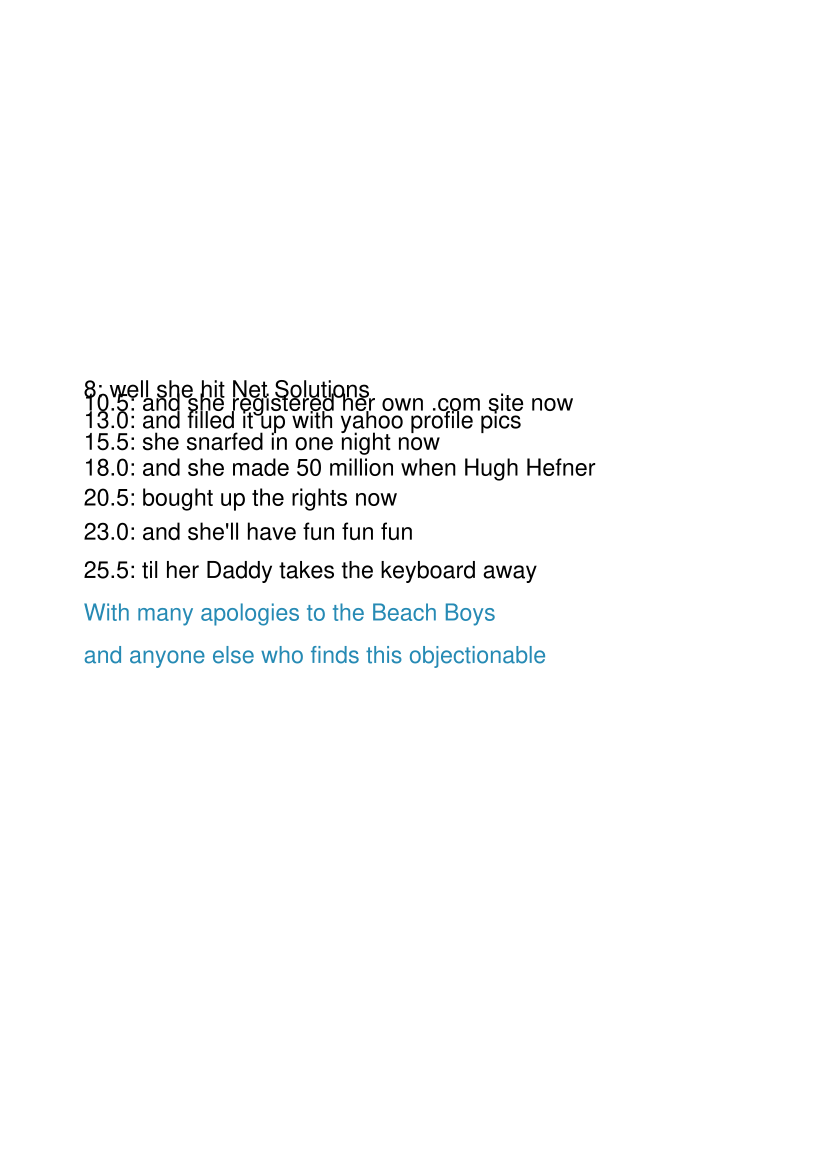

Python code for this plot:
from reportlab.pdfgen.canvas import Canvas
from reportlab.lib.units import inch, cm
from reportlab.lib.pagesizes import A4


def translate(canvas):
    canvas.translate(2*cm, 12*cm)


def scale(canvas):
    canvas.scale(1.2, 1.2)


lyrics = str('''well she hit Net Solutions
and she registered her own .com site now
and filled it up with yahoo profile pics
she snarfed in one night now
and she made 50 million when Hugh Hefner
bought up the rights now
and she'll have fun fun fun
til her Daddy takes the keyboard away''')

lyrics = lyrics.split("\n")


def leading_interlines(canvas):
    textobject = canvas.beginText()
    textobject.setTextOrigin(x=3, y=2.5*inch)
    # textobject.setFont(psfontname="Helvetica", size=14, leading=16)
    textobject.setFont(psfontname="Helvetica", size=14, leading=None)
    leading = 8
    for line in lyrics:
        # textobject.setLeading(leading=8)
        textobject.setLeading(leading=leading)
        textobject.textLine("%s: %s" % (leading, line))
        # textobject.textLine("%s" % line)
        leading += 2.5
    textobject.setFillColorCMYK(c=0.8, m=0, y=0, k=0.3)
    textobject.textLines(stuff='''
    With many apologies to the Beach Boys
    and anyone else who finds this objectionable
    ''')
    canvas.drawText(aTextObject=textobject)


if __name__ == '__main__':
    pdf = Canvas(filename="leading_interline.pdf", pagesize=A4)
    translate(pdf)
    scale(pdf)
    leading_interlines(pdf)
    pdf.showPage()
    pdf.save()
